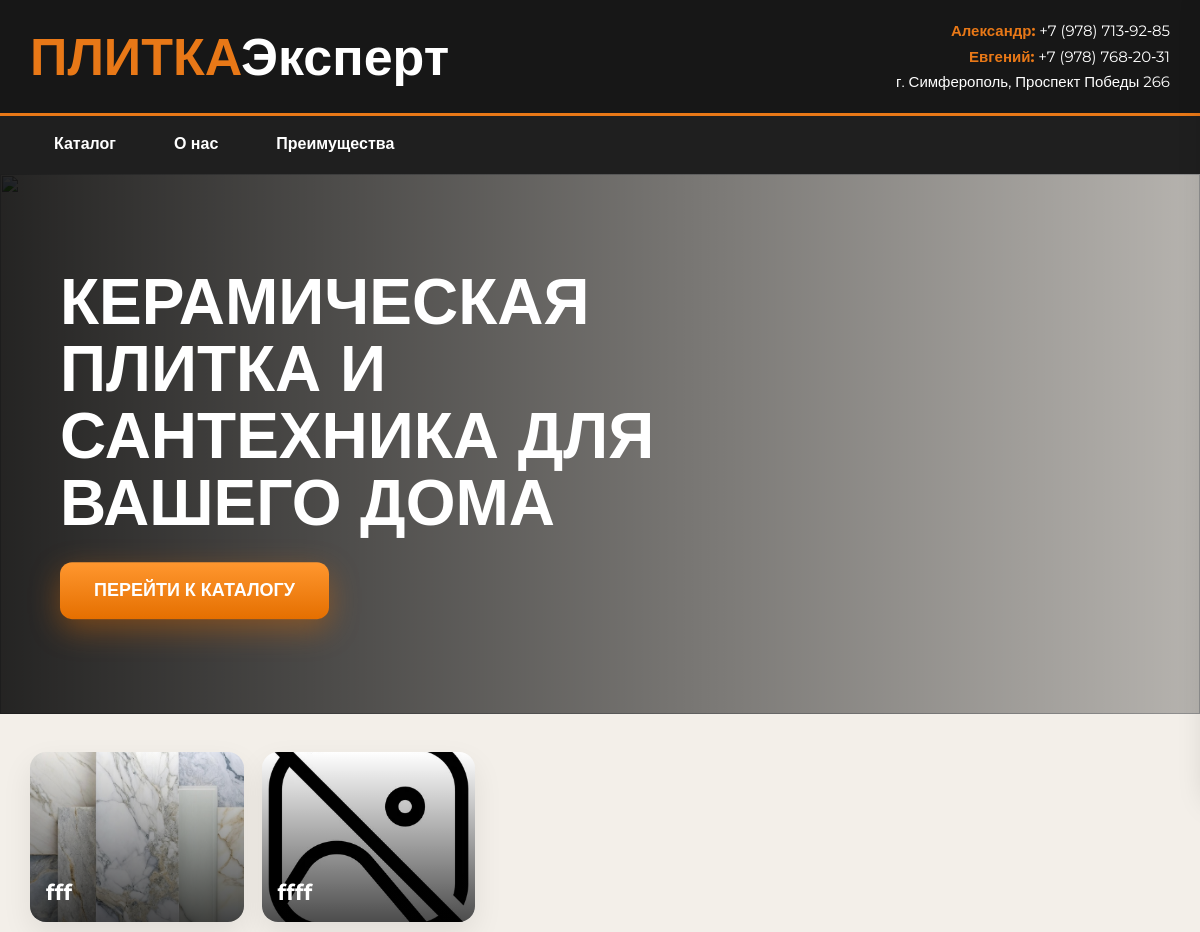
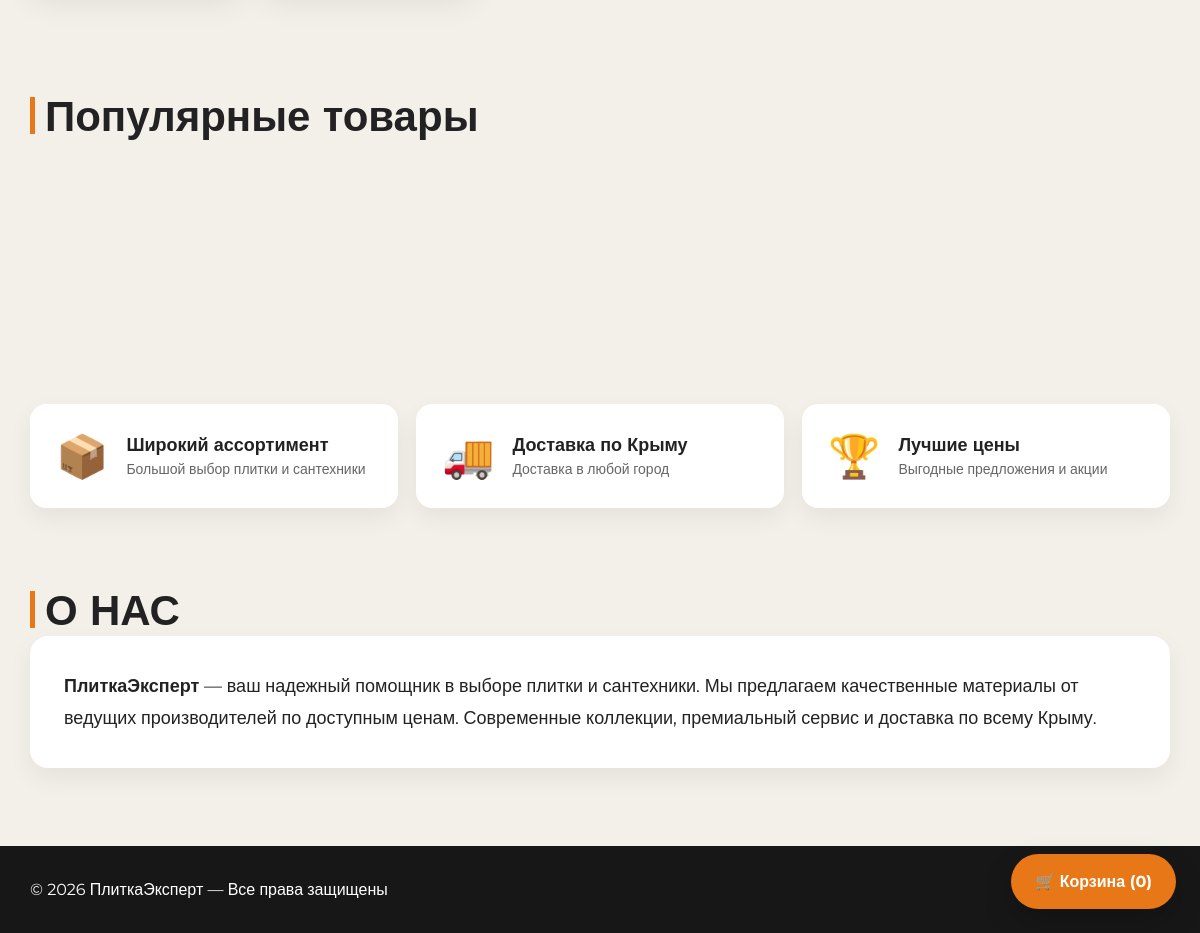
The page / on the database its author committed (2 pictures, top to bottom).
### shop/models.py (models this page shows, shortened)
class Category(models.Model):
    name = models.CharField('Название', max_length=100)
    tag = models.CharField('Тег', max_length=50, unique=True)
    image = models.ImageField('Изображение', upload_to='categories/', blank=True, null=True)
    class Meta:
        verbose_name = 'Категория'
        verbose_name_plural = 'Категории'

### shop/views.py (the view)
# urls.py: path('', views.index, name='index'),
def index(request):
    categories = Category.objects.all()
    banners = Banner.objects.filter(active=True)
    return render(request, 'shop/index.html', {
        'categories': categories,
        'banners': banners,
    })

### shop/context_processors.py (called while the page is built)
def cart_count(request):
    return {'cart_count': 0}

### templates/shop/index.html (shortened to what this page needs)
<!DOCTYPE html>
<html lang="ru">
<head>
<link rel="stylesheet" href="/static/shop/css/style.css">
</head>
<body>
<div class="top">
<div class="container top-inner">
<div class="logo" onclick="filterCategory('all')"><span>ПЛИТКА</span>Эксперт</div>
<div class="contacts">
<strong>Александр:</strong> +7 (978) 713‑92‑85<br>
<strong>Евгений:</strong> +7 (978) 768‑20‑31<br>
г. Симферополь, Проспект Победы 266
</div>
</div>
</div>
<div class="nav">
<div class="container nav-inner">
<a href="#catalog" onclick="filterCategory('all')">Каталог</a>
<a href="#about">О нас</a>
<a href="#features">Преимущества</a>
</div>
</div>
<section class="hero">
<img src="https://i.pinimg.com/originals/b4/01/73/b4017304ce04d17dd7ffa8588e11145e.jpg?nii=t">
<div class="hero-content">
<h1>КЕРАМИЧЕСКАЯ ПЛИТКА И САНТЕХНИКА ДЛЯ ВАШЕГО ДОМА</h1>
<button class="hero-btn" onclick="document.getElementById('catalog').scrollIntoView({behavior: 'smooth'})">ПЕРЕЙТИ К КАТАЛОГУ</button>
</div>
</section>
<section class="section">
<div class="container">
<div class="categories">
    {% for category in categories %}
    <div class="card" onclick="filterCategory('{{ category.tag }}')">
        {% if category.image %}
            <img src="{{ category.image.url }}" alt="{{ category.name }}">
        {% else %}
            <img src="/static/images/no-image.jpg" alt="{{ category.name }}">
        {% endif %}
        <div class="card-title">{{ category.name }}</div>
    </div>
    {% endfor %}
</div>
</div>
</section>
<section class="section" id="catalog">
<div class="container">
<div class="catalog-header">
<div class="title" id="catalogTitle">Популярные товары</div>
</div>
<div class="products" id="productContainer"></div>
<div class="features" id="features">
<div class="feature"><div class="feature-icon">📦</div><div><h3>Широкий ассортимент</h3><p>Большой выбор плитки и сантехники</p></div></div>
<div class="feature"><div class="feature-icon">🚚</div><div><h3>Доставка по Крыму</h3><p>Доставка в любой город</p></div></div>
<div class="feature"><div class="feature-icon">🏆</div><div><h3>Лучшие цены</h3><p>Выгодные предложения и акции</p></div></div>
</div>
</div>
</section>
<section class="section" id="about">
<div class="container">
<div class="title">О НАС</div>
<div class="about">
<strong>ПлиткаЭксперт</strong> — ваш надежный помощник в выборе плитки и сантехники.
Мы предлагаем качественные материалы от ведущих производителей по доступным ценам.
Современные коллекции, премиальный сервис и доставка по всему Крыму.
</div>
</div>
</section>
<div class="cart-btn" onclick="toggleCart()">
🛒 Корзина (<span id="count">0</span>)
</div>
<footer>
<div class="container">
© 2026 ПлиткаЭксперт — Все права защищены
</div>
</footer>
</body>
</html>

### static/shop/css/style.css (style rules this page uses)
* { margin: 0; padding: 0; box-sizing: border-box; }
body { font-family: 'Montserrat', sans-serif; background: #f3efe9; color: #222; overflow-x: hidden; }
.container { width: min(1280px, 95%); margin: auto; }
.top { background: #171717; color: #fff; padding: 18px 0; border-bottom: 3px solid #e87817; }
.top-inner { display: flex; justify-content: space-between; align-items: center; gap: 20px; }
.logo { font-size: 52px; font-weight: 800; cursor: pointer; }
.logo span { color: #e87817; }
.contacts { text-align: right; line-height: 1.7; font-size: 15px; }
.contacts strong { color: #e87817; }
.nav { background: #1f1f1f; position: sticky; top: 0; z-index: 99; }
.nav-inner { display: flex; gap: 10px; overflow: auto; }
.nav a { color: #fff; padding: 18px 24px; text-decoration: none; font-weight: 600; transition: .3s; border-bottom: 3px solid transparent; }
.hero { position: relative; height: 540px; overflow: hidden; }
.hero img { width: 100%; height: 100%; object-fit: cover; }
.hero::after { content: ""; position: absolute; inset: 0; background: linear-gradient(to right, rgba(0, 0, 0, 0.85), rgba(0, 0, 0, 0.25)); }
.hero-content { position: absolute; z-index: 2; top: 50%; left: 60px; transform: translateY(-50%); color: #fff; max-width: 600px; }
.hero h1 { font-size: 64px; line-height: 1.05; margin-bottom: 26px; font-weight: 800; }
.hero-btn { background: linear-gradient(#ff972f, #e56f00); padding: 18px 34px; border: none; border-radius: 12px; font-size: 18px; font-weight: 700; color: #fff; cursor: pointer; box-shadow: 0 10px 30px rgba(229, 111, 0, 0.4); transition: .3s; }
.section { padding: 38px 0; }
.catalog-header { display: flex; justify-content: space-between; align-items: center; margin-bottom: 28px; flex-wrap: wrap; gap: 15px; }
.title { font-size: 42px; font-weight: 800; position: relative; padding-left: 15px; }
.title::before { content: ''; position: absolute; left: 0; top: 15%; height: 70%; width: 5px; background: #e87817; }
.categories { display: grid; grid-template-columns: repeat(5, 1fr); gap: 18px; }
.card { position: relative; height: 170px; overflow: hidden; border-radius: 16px; box-shadow: 0 12px 30px rgba(0, 0, 0, 0.08); transition: .3s; cursor: pointer; }
.card img { width: 100%; height: 100%; object-fit: cover; transition: .5s; }
.card::after { content: ""; position: absolute; inset: 0; background: linear-gradient(to top, rgba(0, 0, 0, 0.7), transparent); }
.card-title { position: absolute; left: 16px; bottom: 16px; z-index: 2; color: #fff; font-size: 22px; font-weight: 700; }
.products { display: grid; grid-template-columns: repeat(4, 1fr); gap: 24px; min-height: 200px; }
.features { display: grid; grid-template-columns: repeat(3, 1fr); gap: 18px; margin-top: 34px; }
.feature { background: #fff; padding: 26px; border-radius: 16px; display: flex; align-items: center; gap: 18px; box-shadow: 0 10px 24px rgba(0, 0, 0, 0.06); }
.feature-icon { font-size: 42px; }
.feature h3 { font-size: 18px; margin-bottom: 4px; font-weight: 700; }
.feature p { font-size: 14px; color: #666; }
.about { background: #fff; padding: 34px; border-radius: 18px; line-height: 1.8; font-size: 18px; box-shadow: 0 10px 24px rgba(0, 0, 0, 0.06); }
.cart-btn { position: fixed; right: 24px; bottom: 24px; background: #e87817; padding: 18px 24px; border-radius: 50px; color: #fff; font-weight: 700; cursor: pointer; z-index: 999; box-shadow: 0 12px 30px rgba(0, 0, 0, 0.2); transition: .3s; }
footer { background: #171717; color: #fff; padding: 34px 0; margin-top: 40px; }

### rows shown on the page
Category: image (picture), name "fff"
Category: image (picture), name "ffff"
